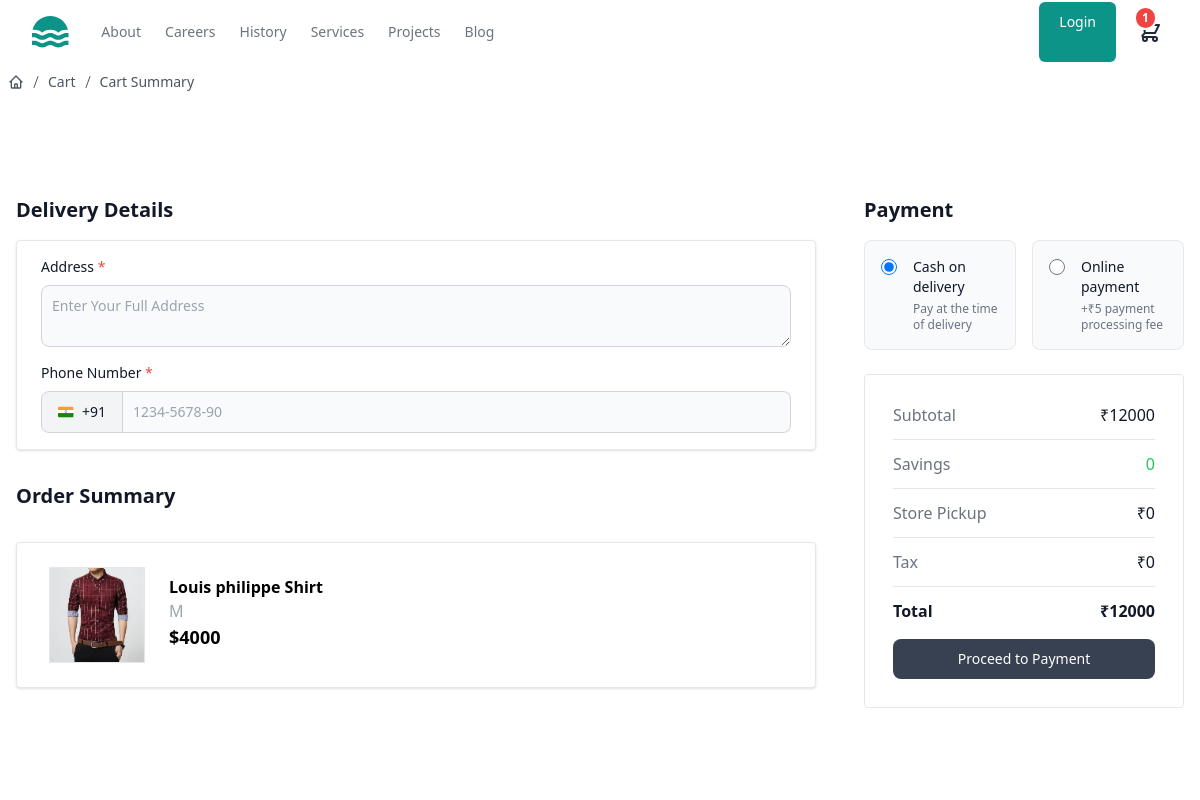
The page /order (signed in) on the database as committed earlier.
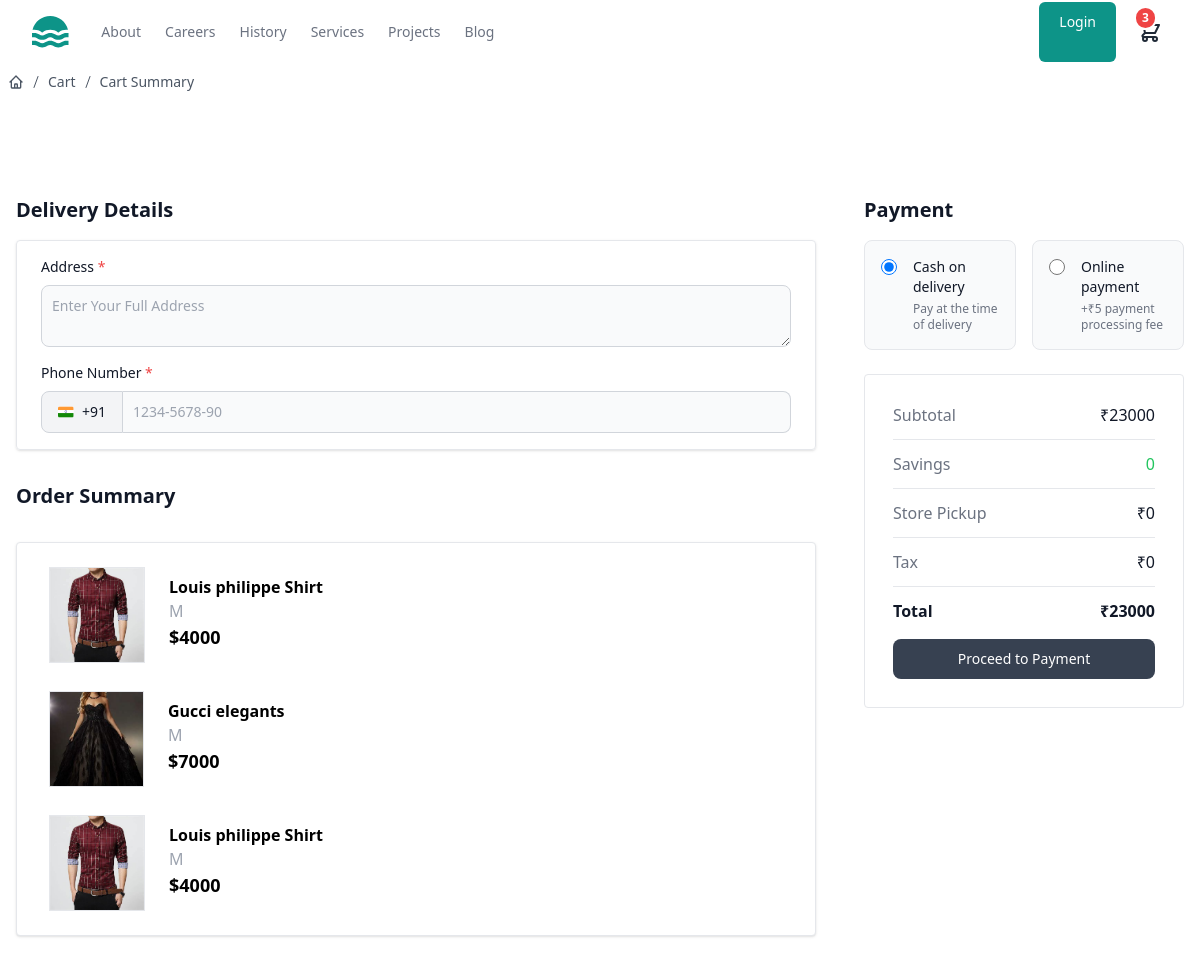
The same page on the database as committed later.
### store/models.py (models this page shows, shortened)
class BaseModel(models.Model):
    created_date=models.DateTimeField(auto_now_add=True)
    updated_date=models.DateTimeField(auto_now=True)
    is_active=models.BooleanField(default=True)

class BasketItem(BaseModel):
    product_object=models.ForeignKey(Product,on_delete=models.CASCADE)
    quantity=models.PositiveIntegerField(default=1)
    size_object=models.ForeignKey(Size,on_delete=models.CASCADE)
    is_order_placed=models.BooleanField(default=False)
    basket_object=models.ForeignKey(Basket,on_delete=models.CASCADE,related_name="cart_item")
    @property
    def item_total(self):
        return self.product_object.price*self.quantity

class Product(BaseModel):
    title=models.CharField(max_length=200)
    description=models.TextField()
    price=models.PositiveIntegerField()
    picture=models.ImageField(upload_to="product_images",null=True,blank=True)
    brand_object=models.ForeignKey(Brand,on_delete=models.CASCADE)
    category_object=models.ForeignKey(Category,on_delete=models.CASCADE)
    size_objects=models.ManyToManyField(Size)
    tag_objects=models.ManyToManyField(Tag)
    color=models.CharField(max_length=200)

class Size(BaseModel):
    name=models.CharField(max_length=200)
    def __str__(self):
        return self.name

### store/views.py (the view, shortened to what this page needs)
# urls.py: path('order',views.PlaceOrderView.as_view(),name="placeorder"),
class PlaceOrderView(View):
    form_class=OrderForm
    template_name="order.html"
    def get(self,request,*args,**kwargs):
        form_instance=self.form_class()
        qs=request.user.cart.cart_item.filter(is_order_placed=False)
        total=sum([bi.item_total for bi in qs])
        return render(request,self.template_name,{"form":form_instance,"items":qs,"total":total})

### store/forms.py
class OrderForm(forms.ModelForm):
    class Meta:
        model=Order
        fields=["address","phone","payment_method"]

### store/context_processors.py (called while the page is built)
def item_count_context(request):
    count=0
    if request.user.is_authenticated:
        count=BasketItem.objects.filter(basket_object=request.user.cart,is_order_placed=False).count()
    return {"item_count":count}

### store/templates/order.html (shortened to what the changed rows need)
{% extends 'base.html' %}
{% block main_block %}
<section class="bg-white py-8 antialiased light:bg-gray-900 md:py-16">
  <form action="#" method="post" class="mx-auto max-w-screen-xl px-4 2xl:px-0">
      <div class="mt-6 sm:mt-8 lg:flex lg:items-start lg:gap-12 xl:gap-16">
        <div class="min-w-0 flex-1 space-y-8">
          <div class="space-y-4">
            <h2 class="text-xl font-semibold text-gray-900 light:text-white">Delivery Details</h2>
        </div>
          <h2 class="text-xl font-semibold text-gray-900 light:text-white">Order Summary</h2>
          <div class="space-y-3 border bg-white px-2 py-4 sm:px-6 shadow rounded">
           {% for bi in items%}
           <div class="flex flex-col rounded-lg bg-white sm:flex-row">
            {%if bi.product_object.picture%}
            <img class="m-2 h-24 w-28 border object-cover object-center"
            src="{{bi.product_object.picture.url}}"
            alt="" />
            {%else%}
            <img class="m-2 h-24 w-28 border object-cover object-center" src="https://images.unsplash.com/flagged/photo-1556637640-2c80d3201be8?ixlib=rb-1.2.1&ixid=MnwxMjA3fDB8MHxzZWFyY2h8M3x8c25lYWtlcnxlbnwwfHwwfHw%3D&auto=format&fit=crop&w=500&q=60" alt="" />
            {%endif%}
            <div class="flex w-full flex-col px-4 py-4">
              <span class="font-semibold">{{bi.product_object.title}}</span>
              <span class="float-right text-gray-400">{{bi.size_object}} </span>
              <p class="text-lg font-bold">${{bi.product_object.price}} </p>
            </div>
          </div>
           {%endfor%}
          </div>
        </div>
        <div class="mt-6 w-full space-y-6 sm:mt-8 lg:mt-0 lg:max-w-xs xl:max-w-md">
          <div class="flow-root border rounded p-7">
            <div class="-my-3 divide-y divide-gray-200 light:divide-gray-800">
              <dl class="flex items-center justify-between gap-4 py-3">
                <dt class="text-base font-normal text-gray-500 light:text-gray-400">Subtotal</dt>
                <dd class="text-base font-medium text-gray-900 light:text-white">₹{{total}}</dd>
              </dl>
              <dl class="flex items-center justify-between gap-4 py-3">
                <dt class="text-base font-bold text-gray-900 light:text-white">Total</dt>
                <dd class="text-base font-bold text-gray-900 light:text-white">₹{{total}}</dd>
              </dl>
            </div>
          </div>
        </div>
      </div>
    </form>
</section>
{% endblock %}

Rows that differ between the two databases and show on the page:
added BasketItem: product_object.picture (picture), product_object "Gucci elegants", size_object "M", product_object.price "7000"
added BasketItem: product_object.picture (picture), product_object "Louis philippe Shirt", size_object "M", product_object.price "4000"
Other text that changed with them:
{{ item_count }}: "1" → "3"
{{ total }}: "12000" → "23000"
